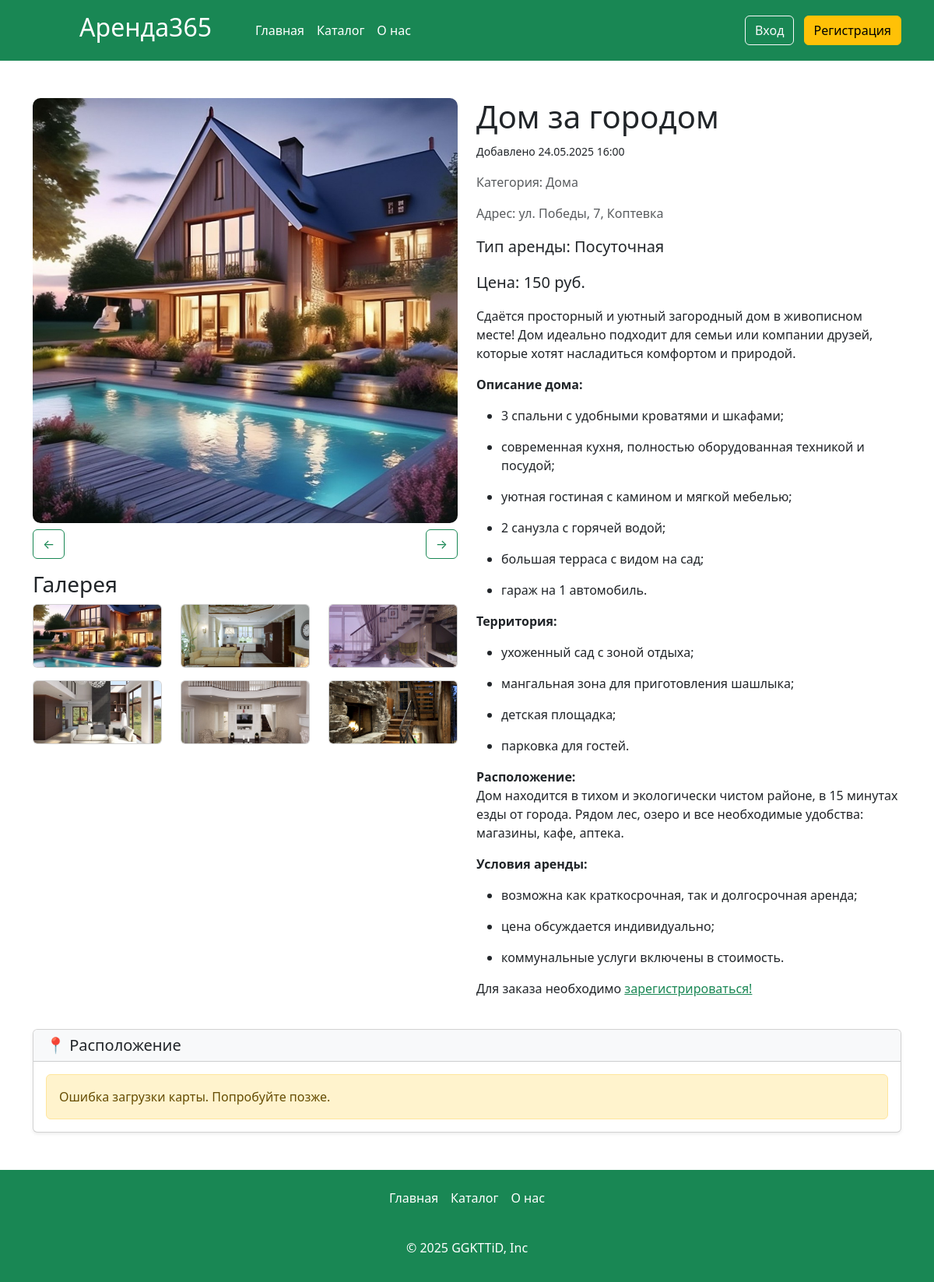
The page /card/3 on the database its author committed.
### app.py (models this page shows, shortened)
class Articles(db.Model):
    id = db.Column(db.Integer,primary_key=True)
    title = db.Column(db.String(100))
    text = db.Column(db.Text)
    image_name = db.Column(db.String(100))
    category = db.Column(db.String(100))
    price = db.Column(db.Integer)
    floor = db.Column(db.Integer)
    entrance = db.Column(db.Integer)
    type_app = db.Column(db.String(100))
    address= db.Column(db.String(100))
    count_rooms = db.Column(db.Integer)
    hide = db.Column(db.Boolean, default=True)
    created_at = db.Column(db.DateTime, default=datetime.now)
    id_user = db.Column(db.Integer, db.ForeignKey('users.id'))
    orders = db.relationship('Orders', backref='article', lazy=True)
    images = db.relationship('Image', backref='article', lazy=True, cascade="all, delete-orphan")

class Image(db.Model):
    id = db.Column(db.Integer, primary_key=True)
    article_id = db.Column(db.Integer, db.ForeignKey('articles.id'))
    image_name = db.Column(db.String(255))

### app.py (the view, shortened to what this page needs)
@app.route('/card/<int:id>', methods=['GET', 'POST'])
def card(id):
    article = Articles.query.get(id)
    total_user = None
    if 'name' in session:
        total_user = Users.query.filter_by(email=session['name']).first()
    if not article or (article.hide and (not total_user or (total_user.root != 1 and article.id_user != total_user.id))):
        abort(404)
    check = Orders.query.filter_by(id_article=article.id).all()
    images = Image.query.filter_by(article_id=id).all()
    return render_template("card.html",article=article,check=check,images=images)

### app.py (called while the page is built)
@app.context_processor
def inject_unread_messages():
    if 'name' in session:
        current_user = Users.query.filter_by(email=session['name']).first()
        unread_count = Messages.query.filter_by(recipient_id=current_user.id, is_read=False).count()
        return dict(unread_messages=unread_count)
    return dict(unread_messages=0)

@app.context_processor
def inject_user():
    def get_user_name():
        if 'name' in session:
            return Users.query.filter_by(email=session['name']).first()
    return dict(active_user=get_user_name())

@app.context_processor
def inject_unread_count():
    if 'name' in session:
        user = Users.query.filter_by(email=session['name']).first()
        if user:
            unread_count = Notification.query.filter_by(user_id=user.id, is_read=False).count()
            return dict(unread_notifications=unread_count)
    return dict(unread_notifications=0)

### templates/card.html (shortened to what this page needs)
{% extends 'base.html' %}
{% block main %}
    <main>
        <div class="container my-5">
            <div class="row">
                <div class="col-md-6">
                    <div class="gallery-main">
                        <div class='position-relative'>
                        <img id="mainImage" src="../../static/img/upload/{{article.image_name}}" width="100%" alt="Основное изображение товара">
                         </div>
                        <div class="image-navigation my-2 d-flex justify-content-between">
                            <button class="btn btn-outline-success prev-btn" onclick="prevImage()">←</button>
                            <button class="btn btn-outline-success next-btn" onclick="nextImage()">→</button>
                        </div>
                        <div class="row gallery-thumbnails my-3">
                          <h3>Галерея</h3>
                          <div class="col-md-4 mb-3">
                                <div class="card ">
                                    <img src="../../static/img/upload/{{article.image_name}}" onclick="changeImage(this.src)" class="card-img-top" alt="Дополнительное изображение">
                                </div>
                            </div>
                            {%if article.images%}
                            {% for image in article.images %}
                            <div class="col-md-4 mb-3">
                                <div class="card">
                                    <img src="../../static/img/upload/{{image.image_name}}" onclick="changeImage(this.src)" class="card-img-top" alt="Дополнительное изображение">
                                </div>
                            </div>
                            {% endfor %}
                            {%endif%}
                        </div>
                    </div>
                </div>
                <div class="col-md-6">
                    <h1>{{article.title}}</h1>
                    <p> <small>Добавлено  {{article.created_at.strftime('%d.%m.%Y %H:%M' )}}</small></p>
                    <p class="text-muted">Категория: {{article.category}}</p>
                    <p class="text-muted">Адрес: {{article.address}}</p>
                    <p class="lead">Тип аренды: <strong>{{article.type_app}}</strong></p>
                    <p class="lead">Цена: <strong>{{article.price}} руб.</strong></p>
                    {% autoescape false %} {{article.text}} {% endautoescape %}
                   {%if not active_user  %}
                   <p>Для заказа необходимо <a href="/reg" class="text-success">зарегистрироваться!</a> </p>
 {%endif%}
            </div>
        </div>
         <div class="card shadow-sm my-4">
            <div class="card-header bg-light">
                <h5 class="card-title mb-0">📍 Расположение</h5>
            </div>
            <div class="card-body p-0">
                <div id="map-error" class="alert alert-warning m-3 d-none">
                </div>
            </div>
        </div>
    </main>
    {% endblock %}

### static/css/style.css (style rules this page uses)
html { height: 100%; }
body { display: flex; flex-direction: column; height: 100%; background-color: #ffff; border-radius: 30px; }
main { flex: 1 0 auto; }
.gallery-main img { width: 100%; height: auto; border-radius: 10px; }
.gallery-thumbnails img { width: 100%; height: 80px; object-fit: cover; border-radius: 5px; cursor: pointer; transition: opacity 0.3s; }
.card { transition: box-shadow 0.3s; }

### rows shown on the page
Articles: image_name (picture), title "Дом за городом", created_at "24.05.2025 16:00", category "Дома", address "ул. Победы, 7, Коптевка", type_app "Посуточная", price "150", text "Сдаётся просторный и уютный загородный дом в живописном месте! Дом идеально подходит для семьи или компании друзей, которые хотят насладиться комфортом и природой. Описание дома: 3 спальни с удобными кроватями и шкафами; современная кухня, полностью оборудованная техникой и посудой; уютная гостиная с камином и мягкой мебелью; 2 санузла с горячей водой; большая терраса с видом на сад; гараж на 1 автомобиль. Территория: ухоженный сад с зоной отдыха; мангальная зона для приготовления шашлыка; детская площадка; парковка для гостей. Расположение: Дом находится в тихом и экологически чистом районе, в 15 минутах езды от города. Рядом лес, озеро и все необходимые удобства: магазины, кафе, аптека.…"
Image: image_name (picture)
Image: image_name (picture)
Image: image_name (picture)
Image: image_name (picture)
Image: image_name (picture)
